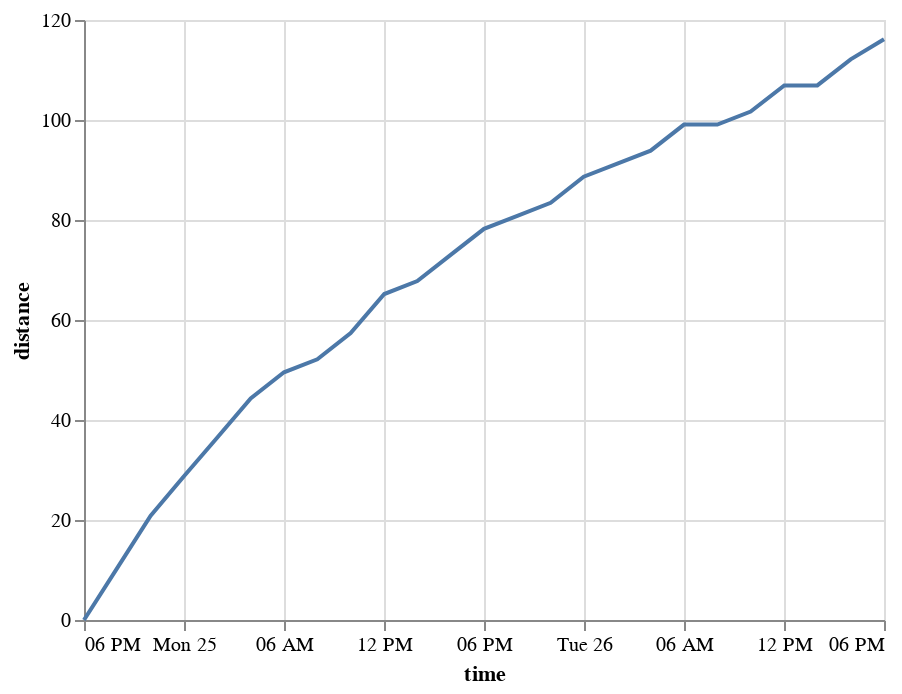

Notebook code cell kept with this figure:
### Code cell
alt.Chart(rich).encode(
    x='time',
    y='distance'
).mark_line()

### Figure 1 — Vega-Lite specification as saved in the notebook (floating-point values rounded to 4 significant figures)
{"config": {"view": {"continuousWidth": 400, "continuousHeight": 300}}, "data": {"name": "data-4662bf01a96d31dbd804811f9dc03146"}, "mark": "line", "encoding": {"x": {"type": "temporal", "field": "time"}, "y": {"type": "quantitative", "field": "distance"}}, "$schema": "https://vega.github.io/schema/vega-lite/v4.8.1.json", "datasets": {"data-4662bf01a96d31dbd804811f9dc03146": [{"time": "2019-03-24T18:00:00", "distance": 0.0, "runner": "Rich H.", "dsplit": 10.43, "mph": 5.215, "hour": 0, "gender": "male"}, {"time": "2019-03-24T20:00:00", "distance": 10.43, "runner": "Rich H.", "dsplit": 10.43, "mph": 5.215, "hour": 2, "gender": "male"}, {"time": "2019-03-24T22:00:00", "distance": 20.86, "runner": "Rich H.", "dsplit": 7.823, "mph": 3.911, "hour": 4, "gender": "male"}, {"time": "2019-03-24T23:59:00", "distance": 28.68, "runner": "Rich H.", "dsplit": 7.823, "mph": 3.911, "hour": 6, "gender": "male"}, {"time": "2019-03-25T02:00:00", "distance": 36.51, "runner": "Rich H.", "dsplit": 7.823, "mph": 3.911, "hour": 8, "gender": "male"}, {"time": "2019-03-25T04:00:00", "distance": 44.33, "runner": "Rich H.", "dsplit": 5.215, "mph": 2.608, "hour": 10, "gender": "male"}, {"time": "2019-03-25T06:00:00", "distance": 49.54, "runner": "Rich H.", "dsplit": 2.608, "mph": 1.304, "hour": 12, "gender": "male"}, {"time": "2019-03-25T08:00:00", "distance": 52.15, "runner": "Rich H.", "dsplit": 5.215, "mph": 2.608, "hour": 14, "gender": "male"}, {"time": "2019-03-25T10:00:00", "distance": 57.37, "runner": "Rich H.", "dsplit": 7.823, "mph": 3.911, "hour": 16, "gender": "male"}, {"time": "2019-03-25T12:01:00", "distance": 65.19, "runner": "Rich H.", "dsplit": 2.608, "mph": 1.304, "hour": 18, "gender": "male"}, {"time": "2019-03-25T14:00:00", "distance": 67.8, "runner": "Rich H.", "dsplit": 5.215, "mph": 2.608, "hour": 20, "gender": "male"}, {"time": "2019-03-25T16:00:00", "distance": 73.01, "runner": "Rich H.", "dsplit": 5.215, "mph": 2.608, "hour": 22, "gender": "male"}, {"time": "2019-03-25T18:00:00", "distance": 78.23, "runner": "Rich H.", "dsplit": 2.608, "mph": 1.304, "hour": 24, "gender": "male"}, {"time": "2019-03-25T20:00:00", "distance": 80.84, "runner": "Rich H.", "dsplit": 2.608, "mph": 1.304, "hour": 26, "gender": "male"}, {"time": "2019-03-25T22:00:00", "distance": 83.44, "runner": "Rich H.", "dsplit": 5.215, "mph": 2.608, "hour": 28, "gender": "male"}, {"time": "2019-03-25T23:59:00", "distance": 88.66, "runner": "Rich H.", "dsplit": 2.608, "mph": 1.304, "hour": 30, "gender": "male"}, {"time": "2019-03-26T02:00:00", "distance": 91.27, "runner": "Rich H.", "dsplit": 2.608, "mph": 1.304, "hour": 32, "gender": "male"}, {"time": "2019-03-26T04:00:00", "distance": 93.87, "runner": "Rich H.", "dsplit": 5.215, "mph": 2.608, "hour": 34, "gender": "male"}, {"time": "2019-03-26T08:00:00", "distance": 99.09, "runner": "Rich H.", "dsplit": 0.0, "mph": 0.0, "hour": 38, "gender": "male"}, {"time": "2019-03-26T06:00:00", "distance": 99.09, "runner": "Rich H.", "dsplit": 2.608, "mph": 1.304, "hour": 36, "gender": "male"}, {"time": "2019-03-26T10:00:00", "distance": 101.7, "runner": "Rich H.", "dsplit": 5.215, "mph": 2.608, "hour": 40, "gender": "male"}, {"time": "2019-03-26T14:00:00", "distance": 106.9, "runner": "Rich H.", "dsplit": 0.0, "mph": 0.0, "hour": 44, "gender": "male"}, {"time": "2019-03-26T12:01:00", "distance": 106.9, "runner": "Rich H.", "dsplit": 5.215, "mph": 2.608, "hour": 42, "gender": "male"}, {"time": "2019-03-26T16:00:00", "distance": 112.1, "runner": "Rich H.", "dsplit": 4.008, "mph": 2.004, "hour": 46, "gender": "male"}, {"time": "2019-03-26T18:00:00", "distance": 116.1, "runner": "Rich H.", "dsplit": null, "mph": null, "hour": 48, "gender": "male"}]}}
